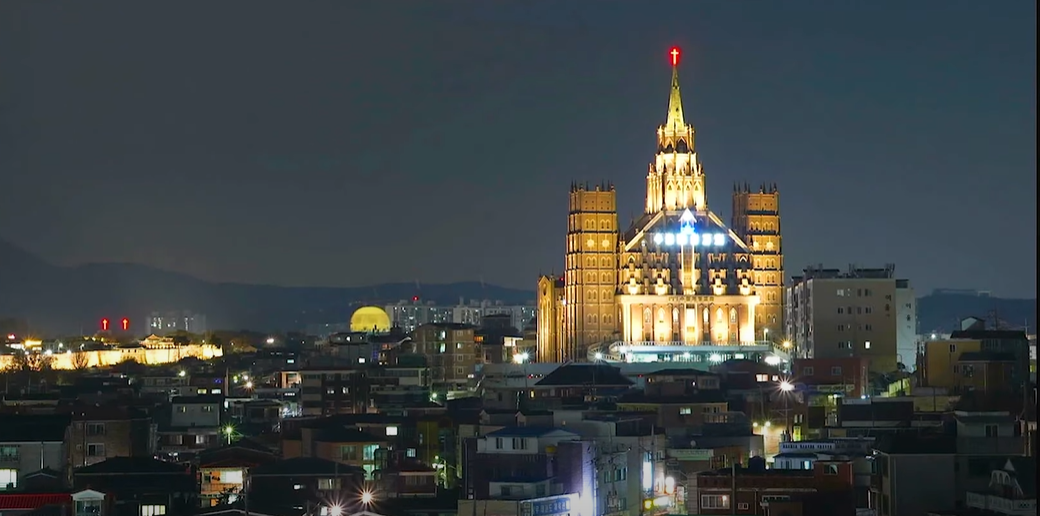
#> input picture 0906_imageFiltering/data/05.png, 1040 x 516 px, found by its file name
$ python mission5.py
#> lines starting #> are read from the running program, lines starting #| are printed output that depends on the picture
import cv2,sys
import numpy as np


# 최종

# brightness 조절
# 명도/채도 조절

# 샤프닝

src = cv2.imread('0906_imageFiltering/data/05.png')
#> src is the input picture: shape (516, 1040, 3); mean B, G, R 68.7, 68.3, 62.5
src_hsv = cv2.cvtColor(src,cv2.COLOR_BGR2HSV)
#> src_hsv: shape (516, 1040, 3); mean H, S, V 86.3, 70.5, 77

dst1 = cv2.add(src, (-50,-50,-50))
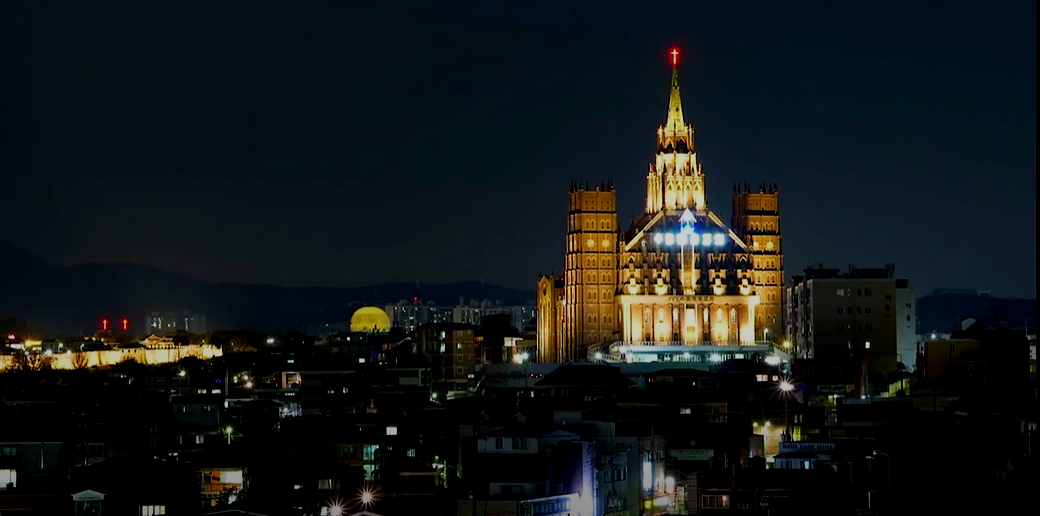
#> dst1: shape (516, 1040, 3); mean B, G, R 23.4, 22.7, 18.2
dst2 = cv2.add(src, (-30,-30,-30))
dst3 = cv2.add(src, (-10,-10,-10))

# BGR -> HSV 변환
hsv_image = cv2.cvtColor(dst3, cv2.COLOR_BGR2HSV)
#> hsv_image: shape (516, 1040, 3); mean H, S, V 86.2, 85.6, 67

# HSV 채널 분리
h, s, v = cv2.split(hsv_image)
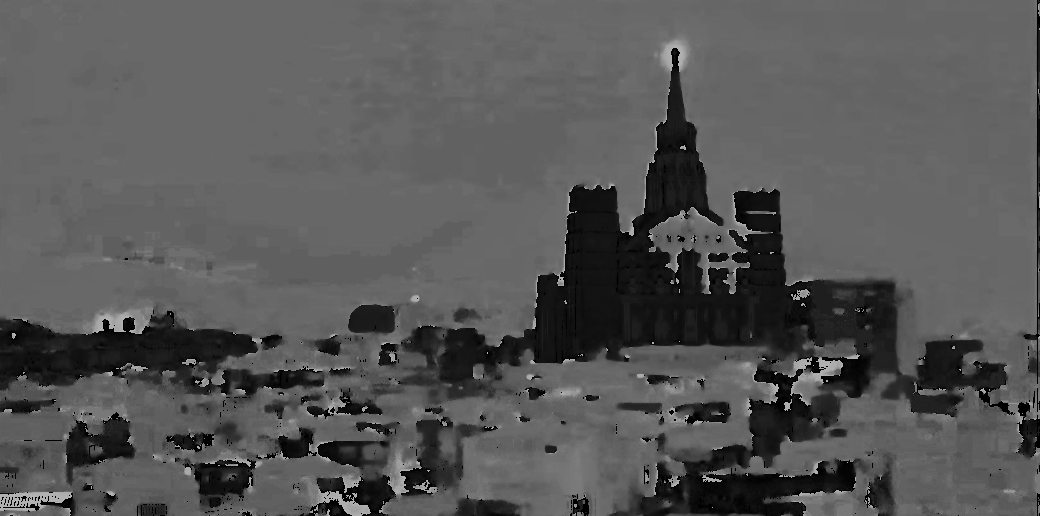
#> h: shape (516, 1040); min 0, max 179, mean 86.2
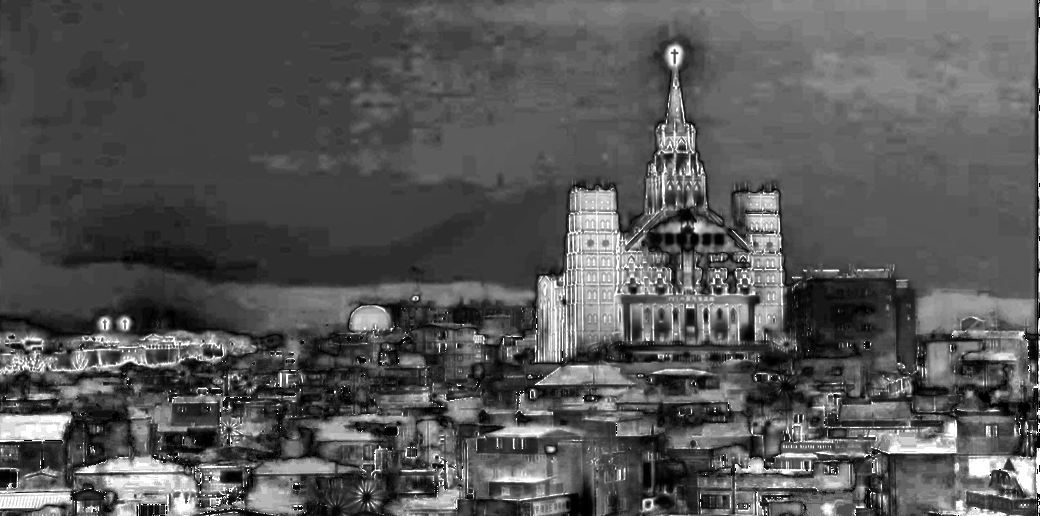
#> s: shape (516, 1040); min 0, max 255, mean 85.6
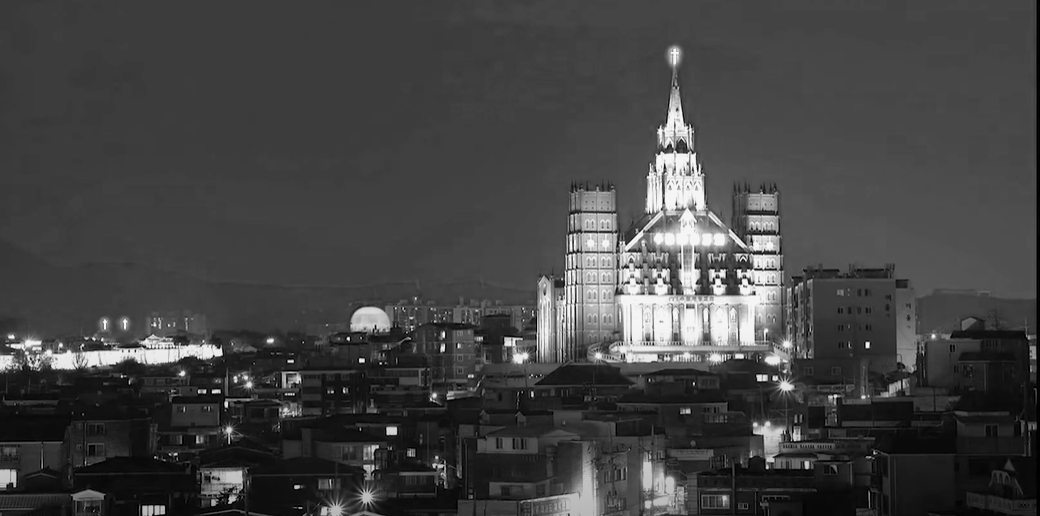
#> v: shape (516, 1040); min 0, max 245, mean 67

# 채도/명도 값 줄이기
v = cv2.multiply(v, 0.70)
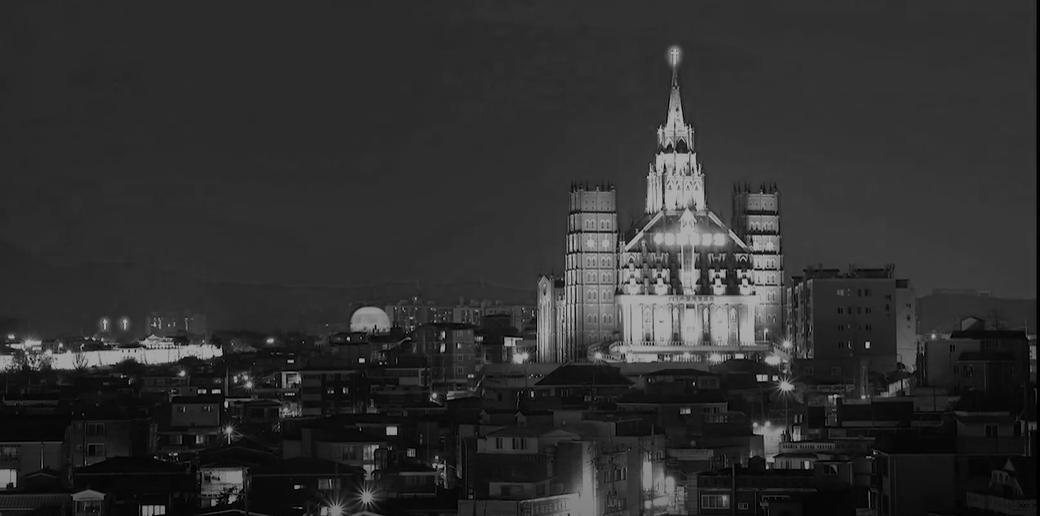
#> v: shape (516, 1040); min 0, max 172, mean 46.9
s = cv2.multiply(s, 0.90)

# 채널 병합 (H, S, V)
adjusted_hsv_image = cv2.merge([h, s, v])
#> adjusted_hsv_image: shape (516, 1040, 3); mean H, S, V 86.2, 77.1, 46.9

# HSV -> BGR 변환
adjusted_bgr_image = cv2.cvtColor(adjusted_hsv_image, cv2.COLOR_HSV2BGR)
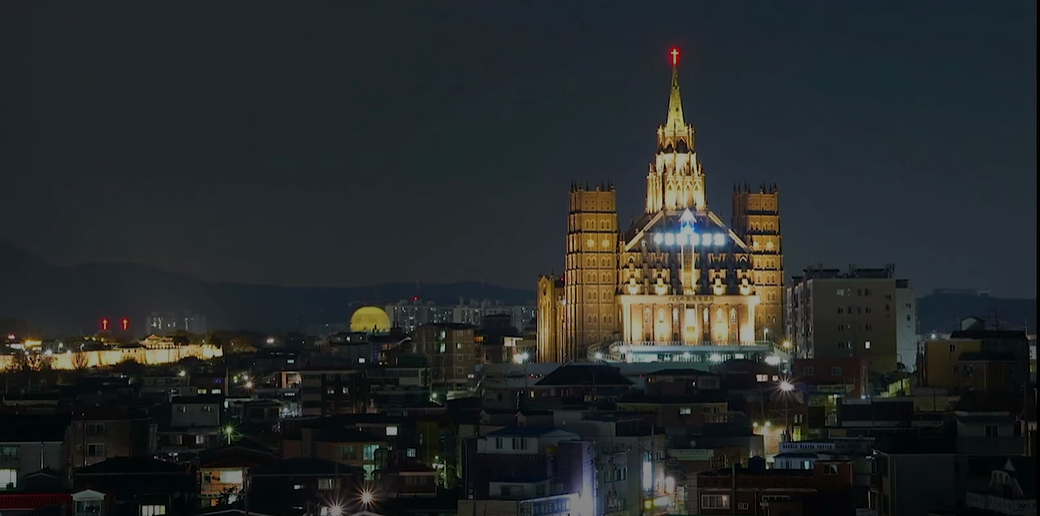
#> adjusted_bgr_image: shape (516, 1040, 3); mean B, G, R 41.6, 41, 37.4

# 저장
cv2.imwrite('0906_imageFiltering/data/mission5_complete.png', adjusted_bgr_image)

# 출력하기
cv2.imshow('src',src)
cv2.imshow('dst1',dst1)
cv2.imshow('dst2',dst2)
cv2.imshow('dst3',dst3)
cv2.imshow('Adjusted Saturation', adjusted_bgr_image)

cv2.waitKey()
cv2.destroyAllWindows()
